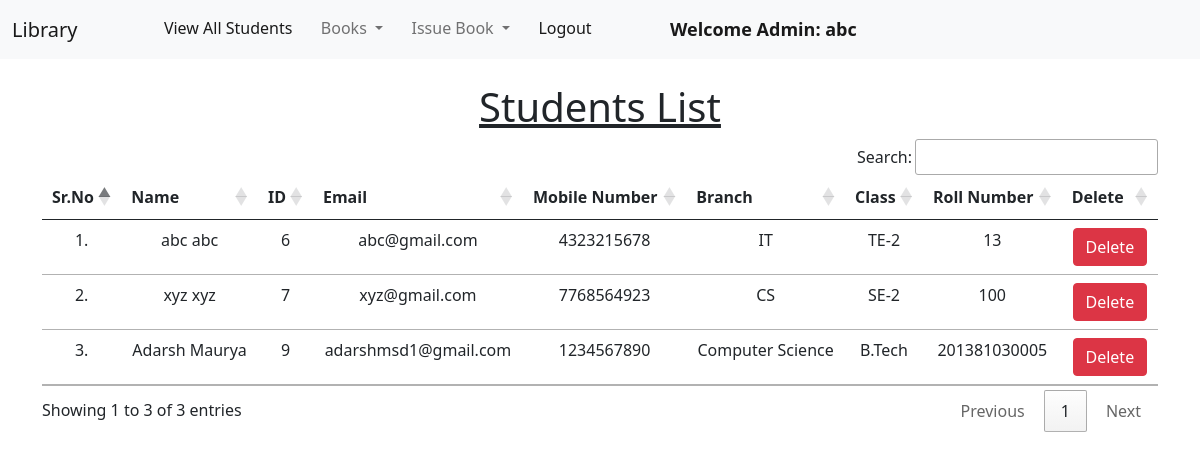
Page /view_students/ (signed in) on the committed database.
### library/models.py (models this page shows, shortened)
class Student(models.Model):
    user = models.OneToOneField(User, on_delete=models.CASCADE)
    classroom = models.CharField(max_length=10)
    branch = models.CharField(max_length=10)
    roll_no = models.CharField(max_length=3, blank=True)
    phone = models.CharField(max_length=10, blank=True)
    image = models.ImageField(upload_to="", blank=True)

### library/views.py (the view)
# urls.py: path("view_students/", views.view_students, name="view_students"),
@login_required(login_url = '/admin_login')
def view_students(request):
    students = Student.objects.all()
    return render(request, "view_students.html", {'students':students})

### library/templates/view_students.html (shortened to what this page needs)
{% extends 'admin_navbar.html' %}
{% load static %}
{% block body %}
<div class="container mt-4">
    <h1 class="text-center"><u>Students List</u></h1>
    <table class="table table-hover" id="example">
        <thead>
            <tr class="text-center">
                <th>Sr.No</th>
                <th>Name</th>
                <th>ID</th>
                <th>Email</th>
                <th>Mobile Number</th>
                <th>Branch</th>
                <th>Class</th>
                <th>Roll Number</th>
                <th>Delete</th>
            </tr>
        </thead>
        <tbody>
            {% for student in students %}
            <tr class="text-center">
                <td>{{forloop.counter}}.</td>
                <td>{{student.user.get_full_name}}</td>
                <td>{{student.user.id}}</td>
                <td>{{student.user.email}}</td>
                <td>{{student.phone}}</td>
                <td>{{student.branch}}</td>
                <td>{{student.classroom}}</td>
                <td>{{student.roll_no}}</td>
                <td><a href="/delete_student/{{student.id}}/" class="btn btn-danger" onclick="return confirm('Are you sure you want to delete this student?')">Delete</a></td>
            </tr>
            {% endfor %}
        </tbody>
    </table>
    </div>
{% endblock %}

### library/templates/admin_navbar.html (shortened to what this page needs)
<!doctype html>
<html lang="en">
  <head>
    <link href="https://cdn.jsdelivr.net/npm/bootstrap@5.1.0/dist/css/bootstrap.min.css" rel="stylesheet">
    <link rel="stylesheet" href="https://cdn.datatables.net/1.10.25/css/jquery.dataTables.min.css">
    <link rel="stylesheet" href="https://cdn.datatables.net/buttons/1.7.1/css/buttons.dataTables.min.css">
  </head>
  <body>
    <nav class="navbar navbar-expand-lg navbar-light bg-light">
        <div class="container-fluid">
          <a class="navbar-brand" href="#"> Library </a>
          <div class="collapse navbar-collapse" id="navbarSupportedContent">
            <ul class="navbar-nav me-auto mb-2 mb-lg-0">
              <li class="nav-item">
                <a class="nav-link active" aria-current="page" href="/view_students/">View All Students</a>
              </li>
              <li class="nav-item dropdown">
                <a class="nav-link dropdown-toggle" href="#" id="navbarDropdown" role="button" data-bs-toggle="dropdown" aria-expanded="false">
                  Books
                </a>
              </li>
              <li class="nav-item dropdown">
                <a class="nav-link dropdown-toggle" href="#" id="navbarDropdown" role="button" data-bs-toggle="dropdown" aria-expanded="false">
                  Issue Book
                </a>
              </li>
              <li class="nav-item">
                <a class="nav-link active" aria-current="page" href="/logout/">Logout</a>
              </li>
              <li class="nav-item">
                <a style="font-weight:600; font-family:'Segoe UI', Tahoma, Geneva, Verdana, sans-serif; font-size: large;" class="nav-link active" href="#">Welcome Admin: {{request.user}}</a>
              </li>
            </ul>
          </div>
        </div>
      </nav>
      {% block body %}
      {% endblock %}
  </body>
</html>

### rows in the picture
Student: user.get_full_name "abc abc", user.id "6", user.email "abc@gmail.com", phone "4323215678", branch "IT", classroom "TE-2", roll_no "13"
Student: user.get_full_name "xyz xyz", user.id "7", user.email "xyz@gmail.com", phone "7768564923", branch "CS", classroom "SE-2", roll_no "100"
Student: user.get_full_name "Adarsh Maurya", user.id "9", user.email "adarshmsd1@gmail.com", phone "1234567890", branch "Computer Science", classroom "B.Tech", roll_no "201381030005"

### other values in the picture
{{ request.user }} "abc"
